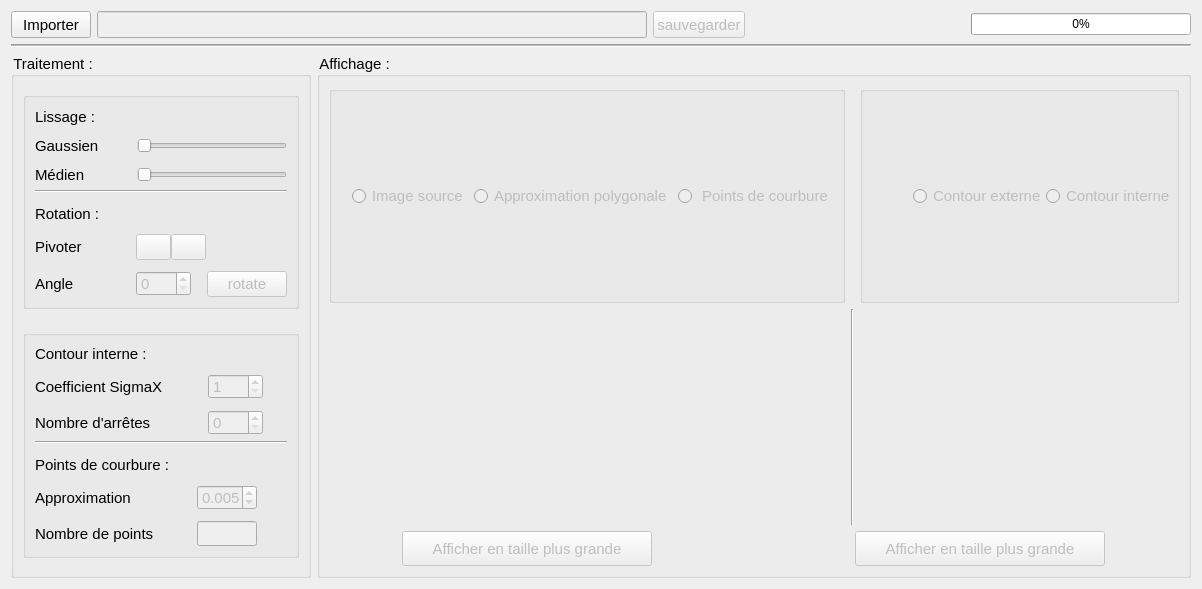
      <widget class="QWidget" name="pretraitement">
       <attribute name="title">
        <string>Prétraitement</string>
       </attribute>
       <layout class="QGridLayout" name="gridLayout_5">
        <item row="0" column="0">
         <layout class="QHBoxLayout" name="horizontalLayout_11">
          <item>
           <layout class="QHBoxLayout" name="horizontalLayout_4">
            <property name="spacing">
             <number>6</number>
            </property>
            <item>
             <widget class="QPushButton" name="image_btn">
              <property name="maximumSize">
               <size>
                <width>16777215</width>
                <height>33</height>
               </size>
              </property>
              <property name="styleSheet">
               <string notr="true">font-size:15px;</string>
              </property>
              <property name="text">
               <string>Importer</string>
              </property>
              <property name="icon">
               <iconset>
                <normaloff>../../Pictures/Import_35px_1.png</normaloff>../../Pictures/Import_35px_1.png</iconset>
              </property>
              <property name="iconSize">
               <size>
                <width>20</width>
                <height>20</height>
               </size>
              </property>
             </widget>
            </item>
            <item>
             <widget class="QLineEdit" name="lineEditPath">
              <property name="enabled">
               <bool>false</bool>
              </property>
              <property name="maximumSize">
               <size>
                <width>16777215</width>
                <height>33</height>
               </size>
              </property>
              <property name="styleSheet">
               <string notr="true">font-size:16px;</string>
              </property>
             </widget>
            </item>
            <item>
             <widget class="QPushButton" name="save_btn">
              <property name="enabled">
               <bool>false</bool>
              </property>
              <property name="maximumSize">
               <size>
                <width>16777215</width>
                <height>33</height>
               </size>
              </property>
              <property name="styleSheet">
               <string notr="true">font-size:15px;</string>
              </property>
              <property name="text">
               <string>sauvegarder</string>
              </property>
              <property name="icon">
               <iconset>
                <normaloff>../../Pictures/Save_96px.png</normaloff>../../Pictures/Save_96px.png</iconset>
              </property>
              <property name="iconSize">
               <size>
                <width>20</width>
                <height>20</height>
               </size>
              </property>
             </widget>
            </item>
           </layout>
          </item>
          <item>
           <layout class="QHBoxLayout" name="horizontalLayout_12">
            <property name="spacing">
             <number>6</number>
            </property>
            <property name="leftMargin">
             <number>74</number>
            </property>
            <property name="rightMargin">
             <number>0</number>
            </property>
            <item>
             <widget class="QLabel" name="labelOpr">
              <property name="maximumSize">
               <size>
                <width>140</width>
                <height>16777215</height>
               </size>
              </property>
              <property name="font">
               <font>
                <pointsize>-1</pointsize>
               </font>
              </property>
              <property name="styleSheet">
               <string notr="true">font-size:15px;</string>
              </property>
              <property name="text">
               <string/>
              </property>
             </widget>
            </item>
            <item>
             <widget class="QProgressBar" name="progressBar">
              <property name="maximumSize">
               <size>
                <width>220</width>
                <height>16777215</height>
               </size>
              </property>
              <property name="styleSheet">
               <string notr="true"/>
              </property>
              <property name="value">
               <number>0</number>
              </property>
              <property name="textVisible">
               <bool>true</bool>
              </property>
              <property name="invertedAppearance">
               <bool>false</bool>
              </property>
              <property name="textDirection">
               <enum>QProgressBar::TopToBottom</enum>
              </property>
             </widget>
            </item>
           </layout>
          </item>
         </layout>
        </item>
        <item row="1" column="0">
         <layout class="QVBoxLayout" name="verticalLayout">
          <item>
           <widget class="Line" name="line">
            <property name="midLineWidth">
             <number>1</number>
            </property>
            <property name="orientation">
             <enum>Qt::Horizontal</enum>
            </property>
           </widget>
          </item>
         </layout>
        </item>
        <item row="2" column="0">
         <layout class="QHBoxLayout" name="horizontalLayout_10">
          <item>
           <widget class="QGroupBox" name="groupBox_">
            <property name="styleSheet">
             <string notr="true">font-size:15px;
</string>
            </property>
            <property name="title">
             <string>Traitement :</string>
            </property>
            <layout class="QGridLayout" name="gridLayout_2">
             <item row="4" column="0">
              <spacer name="horizontalSpacer_3">
               <property name="orientation">
                <enum>Qt::Horizontal</enum>
               </property>
               <property name="sizeHint" stdset="0">
                <size>
                 <width>40</width>
                 <height>8</height>
                </size>
               </property>
              </spacer>
             </item>
             <item row="2" column="0">
              <spacer name="horizontalSpacer">
               <property name="orientation">
                <enum>Qt::Horizontal</enum>
               </property>
               <property name="sizeHint" stdset="0">
                <size>
                 <width>40</width>
                 <height>15</height>
                </size>
               </property>
              </spacer>
             </item>
             <item row="0" column="0">
              <spacer name="horizontalSpacer_2">
               <property name="orientation">
                <enum>Qt::Horizontal</enum>
               </property>
               <property name="sizeHint" stdset="0">
                <size>
                 <width>40</width>
                 <height>6</height>
                </size>
               </property>
              </spacer>
             </item>
             <item row="1" column="0">
              <widget class="QGroupBox" name="groupBox_3">
               <property name="title">
                <string/>
               </property>
               <layout class="QGridLayout" name="gridLayout_4">
                <item row="0" column="0">
                 <layout class="QFormLayout" name="formLayout_7">
                  <property name="fieldGrowthPolicy">
                   <enum>QFormLayout::AllNonFixedFieldsGrow</enum>
                  </property>
                  <property name="horizontalSpacing">
                   <number>38</number>
                  </property>
                  <property name="verticalSpacing">
                   <number>11</number>
                  </property>
                  <property name="topMargin">
                   <number>1</number>
                  </property>
                  <property name="bottomMargin">
                   <number>0</number>
                  </property>
                  <item row="0" column="0">
                   <widget class="QLabel" name="label">
                    <property name="styleSheet">
                     <string notr="true"/>
                    </property>
                    <property name="text">
                     <string>Lissage :</string>
                    </property>
                   </widget>
                  </item>
                  <item row="1" column="0">
                   <widget class="QLabel" name="label_10">
                    <property name="text">
                     <string>Gaussien</string>
                    </property>
                   </widget>
                  </item>
                  <item row="1" column="1">
                   <layout class="QHBoxLayout" name="horizontalLayout_6">
                    <property name="spacing">
                     <number>10</number>
                    </property>
                    <property name="leftMargin">
                     <number>0</number>
                    </property>
                    <item>
                     <widget class="QSlider" name="horizontalSliderG">
                      <property name="enabled">
                       <bool>false</bool>
                      </property>
                      <property name="maximumSize">
                       <size>
                        <width>150</width>
                        <height>35</height>
                       </size>
                      </property>
                      <property name="toolTip">
                       <string>&lt;html&gt;&lt;head/&gt;&lt;body&gt;&lt;p&gt;&lt;span style=&quot; font-size:11pt;&quot;&gt;niveau du filtre gaussien&lt;/span&gt;&lt;/p&gt;&lt;/body&gt;&lt;/html&gt;</string>
                      </property>
                      <property name="whatsThis">
                       <string/>
                      </property>
                      <property name="minimum">
                       <number>0</number>
                      </property>
                      <property name="maximum">
                       <number>3</number>
                      </property>
                      <property name="singleStep">
                       <number>1</number>
                      </property>
                      <property name="pageStep">
                       <number>10</number>
                      </property>
                      <property name="value">
                       <number>0</number>
                      </property>
                      <property name="orientation">
                       <enum>Qt::Horizontal</enum>
                      </property>
                     </widget>
                    </item>
                   </layout>
                  </item>
                  <item row="2" column="0">
                   <widget class="QLabel" name="label_11">
                    <property name="text">
                     <string>Médien</string>
                    </property>
                   </widget>
                  </item>
                  <item row="2" column="1">
                   <layout class="QHBoxLayout" name="horizontalLayout_7">
                    <property name="spacing">
                     <number>10</number>
                    </property>
                    <item>
                     <widget class="QSlider" name="horizontalSliderM">
                      <property name="enabled">
                       <bool>false</bool>
                      </property>
                      <property name="maximumSize">
                       <size>
                        <width>150</width>
                        <height>35</height>
                       </size>
                      </property>
                      <property name="minimum">
                       <number>0</number>
                      </property>
                      <property name="maximum">
                       <number>3</number>
                      </property>
                      <property name="singleStep">
                       <number>1</number>
                      </property>
                      <property name="value">
                       <number>0</number>
                      </property>
                      <property name="orientation">
                       <enum>Qt::Horizontal</enum>
                      </property>
                     </widget>
                    </item>
                   </layout>
                  </item>
                 </layout>
                </item>
                <item row="1" column="0">
                 <widget class="Line" name="line_2">
                  <property name="orientation">
                   <enum>Qt::Horizontal</enum>
                  </property>
                 </widget>
                </item>
                <item row="2" column="0">
                 <layout class="QFormLayout" name="formLayout">
                  <property name="horizontalSpacing">
                   <number>36</number>
                  </property>
                  <property name="verticalSpacing">
                   <number>11</number>
                  </property>
                  <property name="topMargin">
                   <number>6</number>
                  </property>
                  <item row="0" column="0">
                   <widget class="QLabel" name="label_2">
                    <property name="text">
                     <string>Rotation :</string>
                    </property>
                   </widget>
                  </item>
                  <item row="1" column="0">
                   <widget class="QLabel" name="label_7">
                    <property name="text">
                     <string>Pivoter</string>
                    </property>
                   </widget>
                  </item>
                  <item row="1" column="1">
                   <layout class="QHBoxLayout" name="horizontalLayout_5">
                    <property name="topMargin">
                     <number>0</number>
                    </property>
                    <item>
                     <widget class="QPushButton" name="pushBrotateLeft">
                      <property name="enabled">
                       <bool>false</bool>
                      </property>
                      <property name="maximumSize">
                       <size>
                        <width>35</width>
                        <height>16777215</height>
                       </size>
                      </property>
                      <property name="text">
                       <string/>
                      </property>
                      <property name="icon">
                       <iconset>
                        <normaloff>../../Pictures/Rotate Left_30px.png</normaloff>../../Pictures/Rotate Left_30px.png</iconset>
                      </property>
                      <property name="iconSize">
                       <size>
                        <width>17</width>
                        <height>17</height>
                       </size>
                      </property>
                     </widget>
                    </item>
                    <item>
                     <widget class="QPushButton" name="pushBrotateRight">
                      <property name="enabled">
                       <bool>false</bool>
                      </property>
                      <property name="maximumSize">
                       <size>
                        <width>35</width>
                        <height>16777215</height>
                       </size>
                      </property>
                      <property name="text">
                       <string/>
                      </property>
                      <property name="icon">
                       <iconset>
                        <normaloff>../../Pictures/Rotate Right_30px.png</normaloff>../../Pictures/Rotate Right_30px.png</iconset>
                      </property>
                      <property name="iconSize">
                       <size>
                        <width>17</width>
                        <height>17</height>
                       </size>
                      </property>
                     </widget>
                    </item>
                   </layout>
                  </item>
                  <item row="2" column="0">
                   <widget class="QLabel" name="label_3">
                    <property name="text">
                     <string>Angle </string>
                    </property>
                   </widget>
                  </item>
                  <item row="2" column="1">
                   <layout class="QHBoxLayout" name="horizontalLayout_8">
                    <property name="spacing">
                     <number>16</number>
                    </property>
                    <item>
                     <widget class="QSpinBox" name="spinBangle">
                      <property name="enabled">
                       <bool>false</bool>
                      </property>
                      <property name="minimumSize">
                       <size>
                        <width>55</width>
                        <height>25</height>
                       </size>
                      </property>
                      <property name="maximumSize">
                       <size>
                        <width>55</width>
                        <height>25</height>
                       </size>
                      </property>
                      <property name="wrapping">
                       <bool>false</bool>
                      </property>
                      <property name="minimum">
                       <number>0</number>
                      </property>
                      <property name="maximum">
                       <number>360</number>
                      </property>
                     </widget>
                    </item>
                    <item>
                     <widget class="QPushButton" name="pushBrotate">
                      <property name="enabled">
                       <bool>false</bool>
                      </property>
                      <property name="maximumSize">
                       <size>
                        <width>16777215</width>
                        <height>27</height>
                       </size>
                      </property>
                      <property name="text">
                       <string>rotate</string>
                      </property>
                     </widget>
                    </item>
                   </layout>
                  </item>
                 </layout>
                </item>
               </layout>
              </widget>
             </item>
             <item row="3" column="0">
              <widget class="QGroupBox" name="groupBox_4">
               <property name="title">
                <string/>
               </property>
               <layout class="QGridLayout" name="gridLayout_6">
                <item row="0" column="0">
                 <layout class="QFormLayout" name="formLayout_2">
                  <property name="horizontalSpacing">
                   <number>45</number>
                  </property>
                  <property name="verticalSpacing">
                   <number>11</number>
                  </property>
                  <property name="bottomMargin">
                   <number>0</number>
                  </property>
                  <item row="0" column="0">
                   <widget class="QLabel" name="label_4">
                    <property name="text">
                     <string>Contour interne :</string>
                    </property>
                   </widget>
                  </item>
                  <item row="1" column="0">
                   <widget class="QLabel" name="label_6">
                    <property name="text">
                     <string>Coefficient SigmaX</string>
                    </property>
                   </widget>
                  </item>
                  <item row="1" column="1">
                   <widget class="QSpinBox" name="spinBsigmaX">
                    <property name="enabled">
                     <bool>false</bool>
                    </property>
                    <property name="minimumSize">
                     <size>
                      <width>0</width>
                      <height>24</height>
                     </size>
                    </property>
                    <property name="maximumSize">
                     <size>
                      <width>55</width>
                      <height>25</height>
                     </size>
                    </property>
                    <property name="minimum">
                     <number>1</number>
                    </property>
                    <property name="maximum">
                     <number>3</number>
                    </property>
                   </widget>
                  </item>
                  <item row="2" column="0">
                   <widget class="QLabel" name="label_5">
                    <property name="text">
                     <string>Nombre d'arrêtes</string>
                    </property>
                   </widget>
                  </item>
                  <item row="2" column="1">
                   <widget class="QSpinBox" name="spinBArretes">
                    <property name="enabled">
                     <bool>false</bool>
                    </property>
                    <property name="maximumSize">
                     <size>
                      <width>55</width>
                      <height>25</height>
                     </size>
                    </property>
                    <property name="maximum">
                     <number>2000</number>
                    </property>
                   </widget>
                  </item>
                 </layout>
                </item>
                <item row="1" column="0">
                 <widget class="Line" name="line_3">
                  <property name="orientation">
                   <enum>Qt::Horizontal</enum>
                  </property>
                 </widget>
                </item>
                <item row="2" column="0">
                 <layout class="QFormLayout" name="formLayout_3">
                  <property name="horizontalSpacing">
                   <number>27</number>
                  </property>
                  <property name="verticalSpacing">
                   <number>11</number>
                  </property>
                  <property name="topMargin">
                   <number>6</number>
                  </property>
                  <item row="0" column="0">
                   <widget class="QLabel" name="label_8">
                    <property name="text">
                     <string>Points de courbure :</string>
                    </property>
                   </widget>
                  </item>
                  <item row="1" column="0">
                   <widget class="QLabel" name="label_9">
                    <property name="text">
                     <string>Approximation</string>
                    </property>
                   </widget>
                  </item>
                  <item row="1" column="1">
                   <widget class="QSpinBox" name="spinBapprox">
                    <property name="enabled">
                     <bool>false</bool>
                    </property>
                    <property name="minimumSize">
                     <size>
                      <width>60</width>
                      <height>25</height>
                     </size>
                    </property>
                    <property name="maximumSize">
                     <size>
                      <width>55</width>
                      <height>25</height>
                     </size>
                    </property>
                    <property name="prefix">
                     <string>0.00</string>
                    </property>
                    <property name="minimum">
                     <number>0</number>
                    </property>
                    <property name="maximum">
                     <number>9</number>
                    </property>
                    <property name="value">
                     <number>5</number>
                    </property>
                   </widget>
                  </item>
                  <item row="2" column="0">
                   <widget class="QLabel" name="label_12">
                    <property name="text">
                     <string>Nombre de points</string>
                    </property>
                   </widget>
                  </item>
                  <item row="2" column="1">
                   <widget class="QLineEdit" name="nbPointsC">
                    <property name="enabled">
                     <bool>false</bool>
                    </property>
                    <property name="maximumSize">
                     <size>
                      <width>60</width>
                      <height>25</height>
                     </size>
                    </property>
                   </widget>
                  </item>
                 </layout>
                </item>
               </layout>
              </widget>
             </item>
            </layout>
           </widget>
          </item>
          <item>
           <widget class="QGroupBox" name="groupBoxAffichage">
            <property name="styleSheet">
             <string notr="true">font-size:15px;</string>
            </property>
            <property name="title">
             <string>Affichage :</string>
            </property>
            <layout class="QGridLayout" name="gridLayout_3">
             <item row="1" column="2">
              <layout class="QGridLayout" name="layoutPlotContour">
               <property name="sizeConstraint">
                <enum>QLayout::SetMinimumSize</enum>
               </property>
              </layout>
             </item>
             <item row="2" column="0" colspan="3">
              <layout class="QHBoxLayout" name="horizontalLayout_2">
               <property name="spacing">
                <number>200</number>
               </property>
               <property name="sizeConstraint">
                <enum>QLayout::SetMinimumSize</enum>
               </property>
               <property name="leftMargin">
                <number>70</number>
               </property>
               <property name="rightMargin">
                <number>70</number>
               </property>
               <item>
                <widget class="QPushButton" name="pushBimageFS">
                 <property name="enabled">
                  <bool>false</bool>
                 </property>
                 <property name="maximumSize">
                  <size>
                   <width>250</width>
                   <height>35</height>
                  </size>
                 </property>
                 <property name="text">
                  <string>Afficher en taille plus grande</string>
                 </property>
                </widget>
               </item>
               <item>
                <widget class="QPushButton" name="pushBcontourFS">
                 <property name="enabled">
                  <bool>false</bool>
                 </property>
                 <property name="maximumSize">
                  <size>
                   <width>250</width>
                   <height>35</height>
                  </size>
                 </property>
                 <property name="text">
                  <string>Afficher en taille plus grande</string>
                 </property>
                </widget>
               </item>
              </layout>
             </item>
             <item row="1" column="1">
              <widget class="Line" name="line_4">
               <property name="orientation">
                <enum>Qt::Vertical</enum>
               </property>
              </widget>
             </item>
             <item row="0" column="2">
              <widget class="QGroupBox" name="groupBoxContour">
               <layout class="QHBoxLayout" name="horizontalLayout_9">
                <property name="spacing">
                 <number>0</number>
                </property>
                <property name="sizeConstraint">
                 <enum>QLayout::SetMinimumSize</enum>
                </property>
                <property name="leftMargin">
                 <number>50</number>
                </property>
                <property name="rightMargin">
                 <number>1</number>
                </property>
                <item>
                 <widget class="QRadioButton" name="radioBcontourEx">
                  <property name="enabled">
                   <bool>false</bool>
                  </property>
                  <property name="text">
                   <string>Contour externe</string>
                  </property>
                 </widget>
                </item>
                <item>
                 <widget class="QRadioButton" name="radioBcontourIn">
                  <property name="enabled">
                   <bool>false</bool>
                  </property>
                  <property name="text">
                   <string>Contour interne</string>
                  </property>
                 </widget>
                </item>
               </layout>
              </widget>
             </item>
             <item row="0" column="0">
              <widget class="QGroupBox" name="groupBoxImage">
               <layout class="QHBoxLayout" name="horizontalLayout">
                <property name="sizeConstraint">
                 <enum>QLayout::SetMinimumSize</enum>
                </property>
                <property name="leftMargin">
                 <number>20</number>
                </property>
                <item>
                 <widget class="QRadioButton" name="radioBimgSource">
                  <property name="enabled">
                   <bool>false</bool>
                  </property>
                  <property name="text">
                   <string>Image source</string>
                  </property>
                 </widget>
                </item>
                <item>
                 <widget class="QRadioButton" name="checkBshowApprox">
                  <property name="enabled">
                   <bool>false</bool>
                  </property>
                  <property name="text">
                   <string>Approximation polygonale</string>
                  </property>
                 </widget>
                </item>
                <item>
                 <widget class="QRadioButton" name="checkBshowPointsC">
                  <property name="enabled">
                   <bool>false</bool>
                  </property>
                  <property name="text">
                   <string> Points de courbure</string>
                  </property>
                 </widget>
                </item>
               </layout>
              </widget>
             </item>
             <item row="1" column="0">
              <layout class="QGridLayout" name="layoutPlotImage"/>
             </item>
            </layout>
           </widget>
          </item>
         </layout>
        </item>
       </layout>
      </widget>
